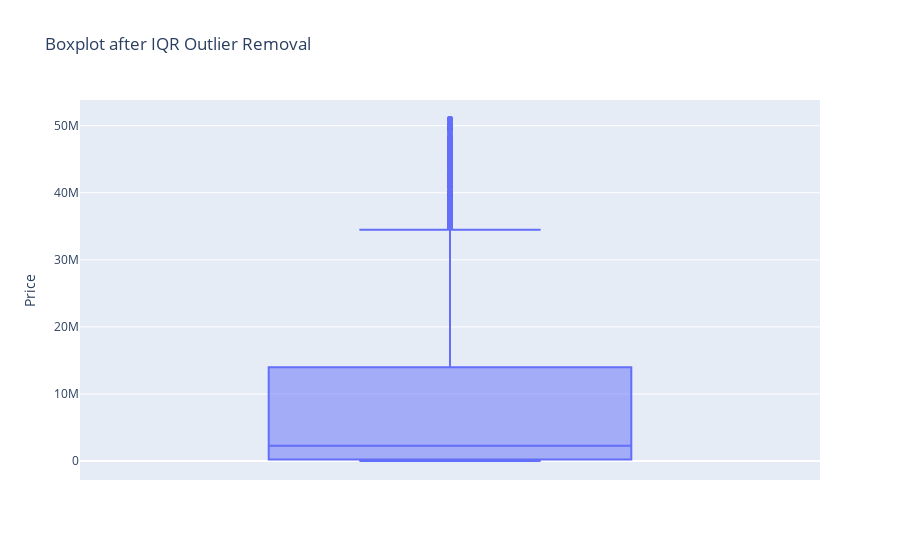

Notebook source saved alongside this figure:
### Code cell
px.box(data_frame=final_df_no_outliers, y='Price', title='Boxplot after IQR Outlier Removal')

### Figure 1 — Plotly figure (JSON) as saved in the notebook; plotly's stock layout.template omitted (floating-point values rounded to 4 significant figures; data arrays with more than 128 entries replaced by an {"elided": "..."} marker saying what was removed)
{"data": [{"alignmentgroup": "True", "hovertemplate": "Price=%{y}<extra></extra>", "legendgroup": "", "marker": {"color": "#636efa"}, "name": "", "notched": false, "offsetgroup": "", "orientation": "v", "showlegend": false, "type": "box", "x0": " ", "xaxis": "x", "y": {"elided": "9995 int values"}, "y0": " ", "yaxis": "y"}], "layout": {"boxmode": "group", "legend": {"tracegroupgap": 0}, "title": {"text": "Boxplot after IQR Outlier Removal"}, "xaxis": {"anchor": "y", "domain": [0, 1]}, "yaxis": {"anchor": "x", "domain": [0, 1], "title": {"text": "Price"}}}}
